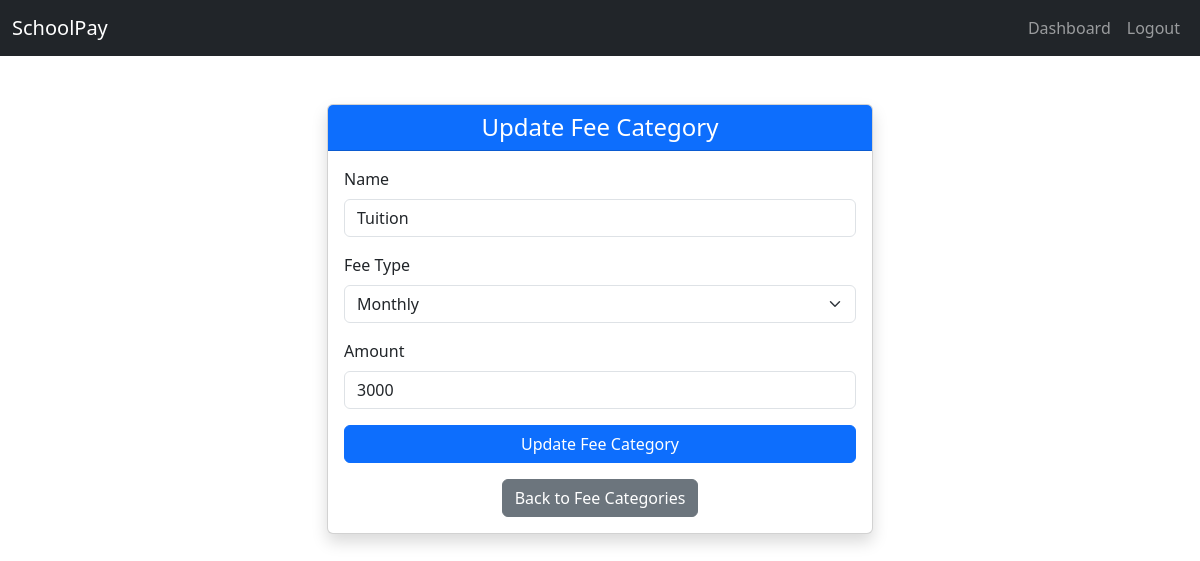
The page /fee-categories/update/1/ (signed in) on the database its author committed.
### app/models.py (models this page shows, shortened)
class FeeCategory(models.Model):
    name = models.CharField(max_length=100)
    fee_type = models.CharField(max_length=20)
    amount = models.IntegerField()

### app/views.py (the view, shortened to what this page needs)
# urls.py: path('fee-categories/update/<int:id>/', views.update_fee_category),
def update_fee_category(request, id):
    if 'admin_id' not in request.session:
        return redirect('/')
    fee_category = FeeCategory.objects.get(id=id)
    return render(request, 'update_fee_category.html', {'fee_category': fee_category})

### Templates/update_fee_category.html (shortened to what this page needs)
<!DOCTYPE html>
<html lang="en">
<head>
    <link href="https://cdn.jsdelivr.net/npm/bootstrap@5.3.3/dist/css/bootstrap.min.css" rel="stylesheet">
</head>
<body>
    <nav class="navbar navbar-expand-lg navbar-dark bg-dark">
        <div class="container-fluid">
            <a class="navbar-brand" href="#">SchoolPay</a>
            <div class="collapse navbar-collapse" id="navbarNav">
                <ul class="navbar-nav ms-auto">
                    <li class="nav-item">
                        <a class="nav-link" href="/dashboard">Dashboard</a>
                    </li>
                    <li class="nav-item">
                        <a class="nav-link" href="/logout/">Logout</a>
                    </li>
                </ul>
            </div>
        </div>
    </nav>
    <div class="container mt-5">
        <div class="row">
            <div class="col-md-6 offset-md-3">
                <div class="card shadow">
                    <div class="card-header bg-primary text-white">
                        <h4 class="text-center mb-0">Update Fee Category</h4>
                    </div>
                    <div class="card-body">
                        <form method="post">
                            <div class="mb-3">
                                <label for="name" class="form-label">Name</label>
                                <input type="text" class="form-control" id="name" name="name" value="{{ fee_category.name }}" required>
                            </div>
                            <div class="mb-3">
                                <label for="fee_type" class="form-label">Fee Type</label>
                                <select class="form-select" id="fee_type" name="fee_type" required>
                                    <option value="Monthly" {% if fee_category.fee_type == "Monthly" %}selected{% endif %}>Monthly</option>
                                </select>
                            </div>
                            <div class="mb-3">
                                <label for="amount" class="form-label">Amount</label>
                                <input type="number" class="form-control" id="amount" name="amount" step="0.01" value="{{ fee_category.amount }}" required>
                            </div>
                            <button type="submit" class="btn btn-primary w-100">Update Fee Category</button>
                        </form>
                        <div class="text-center mt-3">
                            <a href="/fee-categories" class="btn btn-secondary">Back to Fee Categories</a>
                        </div>
                    </div>
                </div>
            </div>
        </div>
    </div>
</body>
</html>

### rows shown on the page
FeeCategory: name "Tuition", fee_type "Monthly", amount "3000"
